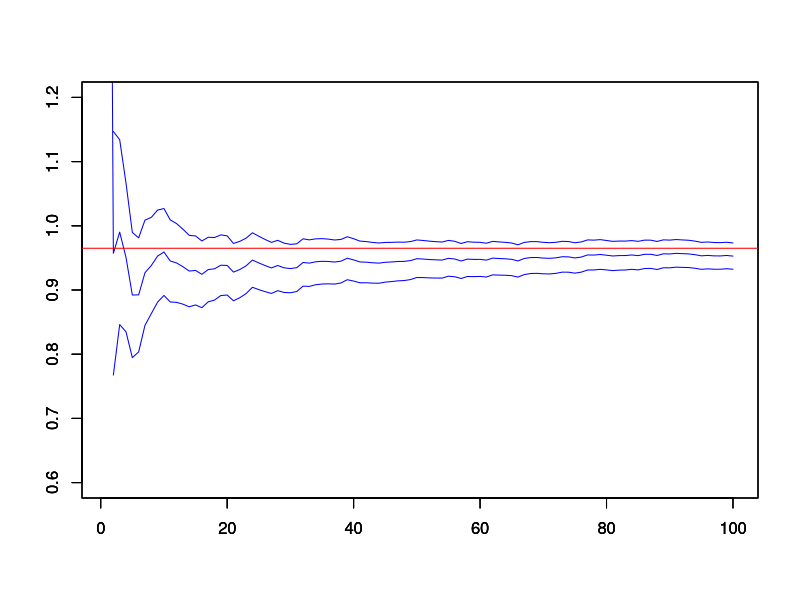

The R script that drew this image:
### review 406 ### 
hfun=function(x){
  return((cos(50*x)+sin(20*x))^2)
}
nSple=10000
uniforms=runif(nSple)
hvalues=hfun(uniforms)
Ihat=mean(hvalues) #Monte Carlo estimate
var(hvalues)
se=sqrt(var(hvalues)/nSple) # Monte Carlo error
z=qnorm(0.975)
CI=c(Ihat-z*se,Ihat+z*se) # 95% confid. interv.

#Build a sample path of the estimates
step=100;nseq=seq(from=1,to=nSple,by=100)
K=length(nseq)
alpha=0.975;z=qnorm(alpha)
ResIhat=matrix(NA,ncol=3,nrow=K)
for (i in 1:K){
  subSple=hvalues[1:nseq[i]]
  m=mean(subSple)
  se=sqrt(var(subSple)/length(subSple))
  ResIhat[i,1]=m;
  ResIhat[i,2]=m-se*z;ResIhat[i,3]=m+se*z
}

#Plotting
plot(ResIhat[,1],ylim=c(0.6,1.2),type='l',col='blue'
     ,xlab='',ylab='')
par(new=T)
plot(ResIhat[,2],ylim=c(0.6,1.2),type='l',col='blue',
     xlab='',ylab='')
par(new=T)
plot(ResIhat[,3],ylim=c(0.6,1.2),type='l',col='blue', 
     xlab='',ylab='')
abline(h=0.965,col='red') 


